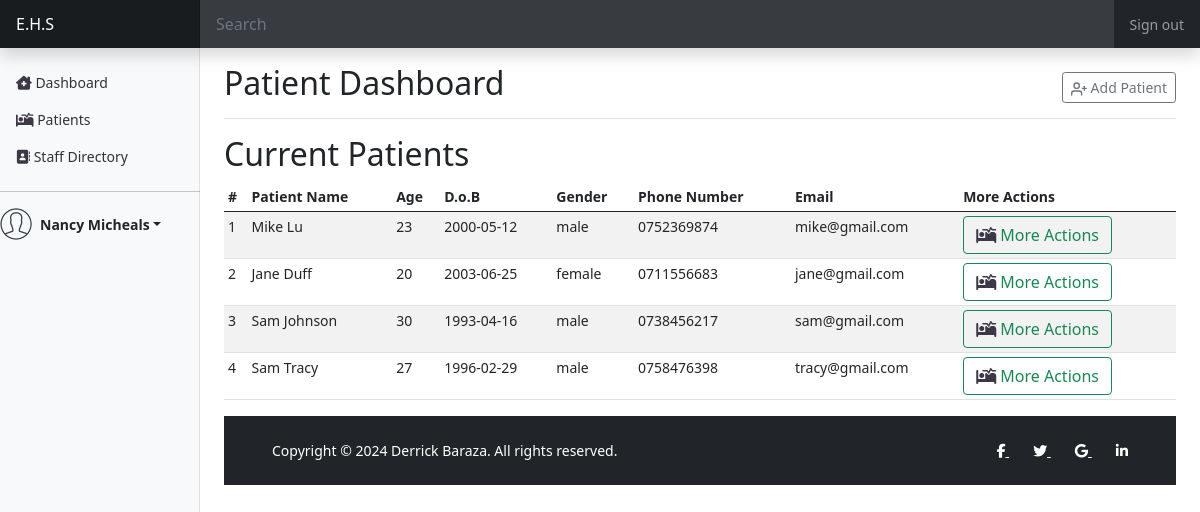
Screenshot of /nursedashboard/patients/index.php (signed in) with the database file from the repository.
### tables this page shows
CREATE TABLE IF NOT EXISTS `patient` (
  `patientID` int(11) NOT NULL AUTO_INCREMENT,
  `patientName` varchar(50) NOT NULL,
  `age` int(11) NOT NULL,
  `DoB` date NOT NULL,
  `gender` varchar(10) NOT NULL,
  `phoneNo` int(11) NOT NULL,
  `email` varchar(50) NOT NULL,
  PRIMARY KEY (`patientID`)
);

### includes/globvars.php (called while the page is built, shortened)
<?php
    $nurse = "nurses";
?>

### nursedashboard/patients/index.php (the view, shortened to what this page needs)
<?php
  include "../../includes/globvars.php";
  include "../../includes/dblink.php";
  if (isset($_SESSION['ID'])&&isset($_SESSION['Name'])&&isset($_SESSION['email'])&&$_SESSION['user']===$nurse) {
    $sql = "SELECT `patientID`, `patientName`, `age`, `DoB`, `gender`, `phoneNo`, `email` FROM `patient`;";
    $result = mysqli_query($mysqli, $sql);
?>
    <!doctype html>
    <html lang="en">
      <head>
        <link rel="stylesheet" href="https://cdn.jsdelivr.net/npm/bootstrap-icons@1.11.2/font/bootstrap-icons.min.css">
        <link href="../../css/bootstrap.min.css" rel="stylesheet">
        <link href="../../css/dashboard.css" rel="stylesheet">
      </head>
      <body>
      <header class="navbar navbar-dark sticky-top bg-dark flex-md-nowrap p-0 shadow">
        <a class="navbar-brand col-md-3 col-lg-2 me-0 px-3" href="#" id="home">E.H.S</a>
        <input class="form-control form-control-dark w-100" type="text" placeholder="Search" aria-label="Search">
        <div class="navbar-nav">
          <div class="nav-item text-nowrap">
            <a class="nav-link px-3" href="../validation/logout.php" id="signout">Sign out</a>
          </div>
        </div>
      </header>
      <div class="container-fluid">
        <div class="row">
          <?php @include("../includes/nav.php");?>
          <main class="col-md-9 ms-sm-auto col-lg-10 px-md-4">
            <div class="d-flex justify-content-between flex-wrap flex-md-nowrap align-items-center pt-3 pb-2 mb-3 border-bottom">
              <h1 class="h2">Patient Dashboard</h1>
              <div class="btn-toolbar mb-2 mb-md-0">
                <button type="button" class="btn btn-sm btn-outline-secondary"  data-bs-toggle="modal" data-bs-target="#exampleModal">
                  <span data-feather="user-plus"></span>
                  Add Patient
                </button>
              </div>
            </div>
            <h2>Current Patients</h2>
            <div class="table-responsive">
        <table class="table table-striped table-sm">
          <thead>
            <tr>
              <th scope="col">#</th>
              <th scope="col">Patient Name</th>
              <th scope="col">Age</th>
              <th scope="col">D.o.B</th>
              <th scope="col">Gender</th>
              <th scope="col">Phone Number</th>
              <th scope="col">Email</th>
              <th scope="col">More Actions</th>
            </tr>
          </thead>
          <tbody>
            <?php
              $i =1;
              foreach ($result as $res) {
                  $patientid=$res['patientID'];
                  $name=$res['patientName'];
                  $age = $res['age'];
                  $dob = $res['DoB'];
                  $gender = $res['gender'];
                  $email=$res['email'];
                  $number="0".$res['phoneNo'];
            ?>
            <tr>
              <td><?php echo $i;?></td>
              <td><?php echo $name;?></td>
              <td><?php echo $age;?></td>
              <td><?php echo $dob;?></td>
              <td><?php echo $gender;?></td>
              <td><?php echo $number;?></td>
              <td><?php echo $email;?></td>
              <td>
                <form action="patientdetails.php" method="post">
                <button type="submit" name="patient" value="<?php echo $patientid;?>" class="btn  btn-outline-success"  >
                <i class="fa-solid fa-bed-pulse" style="color: #3d3846;"></i>
                  More Actions
                </button>
                </form>
              </td>
            </tr>
            <?php
                $i++;
              }
            ?>
          </tbody>
        </table>
      </div>
            <?php @include("../../includes/copyright.php");?>
          </main>
        </div>
      </div>
      </body>
    </html>
<?php
  }else {
    header("Location: ../../validation/logout.php?message=Kindly log in");
  }
?>

### css/dashboard.css (style rules this page uses)
body { font-size: .875rem; }
.feather { width: 16px; height: 16px; vertical-align: text-bottom; }
.navbar-brand { padding-top: .75rem; padding-bottom: .75rem; font-size: 1rem; background-color: rgba(0, 0, 0, .25); box-shadow: inset -1px 0 0 rgba(0, 0, 0, .25); }
.navbar .form-control { padding: .75rem 1rem; border-width: 0; border-radius: 0; }
.form-control-dark { color: #fff; background-color: rgba(255, 255, 255, .1); border-color: rgba(255, 255, 255, .1); }

### rows the page displays
patient: patientName "Mike Lu", age "23", DoB "2000-05-12", gender "male", phoneNo "0752369874", email "mike@gmail.com"
patient: patientName "Jane Duff", age "20", DoB "2003-06-25", gender "female", phoneNo "0711556683", email "jane@gmail.com"
patient: patientName "Sam Johnson", age "30", DoB "1993-04-16", gender "male", phoneNo "0738456217", email "sam@gmail.com"
patient: patientName "Sam Tracy", age "27", DoB "1996-02-29", gender "male", phoneNo "0758476398", email "tracy@gmail.com"

### other values shown
$name "Nancy Micheals"
